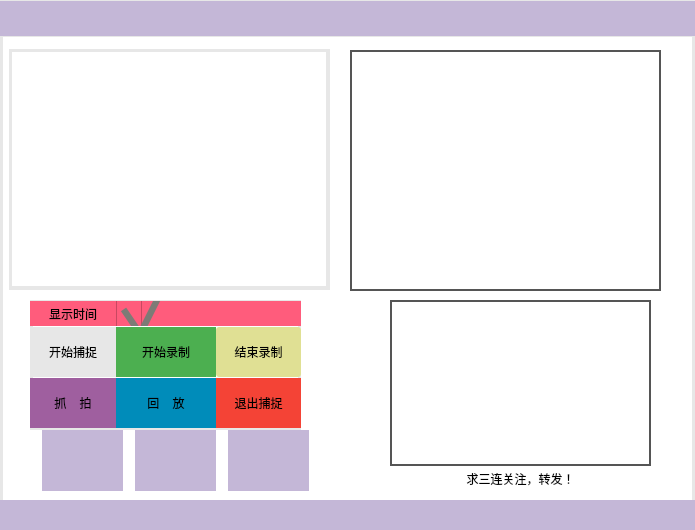
<?xml version="1.0" encoding="UTF-8"?>
<ui version="4.0">
 <class>Widget</class>
 <widget class="QWidget" name="Widget">
  <property name="geometry">
   <rect>
    <x>0</x>
    <y>0</y>
    <width>695</width>
    <height>530</height>
   </rect>
  </property>
  <property name="windowTitle">
   <string>Widget</string>
  </property>
  <property name="styleSheet">
   <string notr="true">background-color: rgb(255,255,255);
border: 3px solid #e7e7e7;

</string>
  </property>
  <widget class="QWidget" name="gridLayoutWidget">
   <property name="geometry">
    <rect>
     <x>30</x>
     <y>300</y>
     <width>271</width>
     <height>131</height>
    </rect>
   </property>
   <layout class="QGridLayout" name="gridLayout">
    <property name="sizeConstraint">
     <enum>QLayout::SetDefaultConstraint</enum>
    </property>
    <property name="spacing">
     <number>0</number>
    </property>
    <item row="0" column="1">
     <widget class="QCheckBox" name="checkBox">
      <property name="maximumSize">
       <size>
        <width>100</width>
        <height>25</height>
       </size>
      </property>
      <property name="styleSheet">
       <string notr="true">QCheckBox{
    spacing: 5px;
    font-size: 15px;
	font: 10pt &quot;Microsoft YaHei UI&quot;;
	color: rgb(150,148,141);
	background-color: rgb(255,92,124);
	border:0px;
}
/*checkbox样式设置*/
QCheckBox::indicator { 
    width: 26px;
    height: 50px;
}
/*未选中*/
QCheckBox::indicator::unchecked {   
	image: url(:/UI组件/uiComponents/unchecked.png);
}
/*选中*/
QCheckBox::indicator::checked { 
	image: url(:/UI组件/uiComponents/checked.png);
}</string>
      </property>
      <property name="text">
       <string/>
      </property>
      <property name="checked">
       <bool>true</bool>
      </property>
     </widget>
    </item>
    <item row="2" column="0">
     <widget class="QPushButton" name="takePhotosButton">
      <property name="maximumSize">
       <size>
        <width>100</width>
        <height>50</height>
       </size>
      </property>
      <property name="styleSheet">
       <string notr="true">QPushButton { 
	font: 12pt &quot;Microsoft YaHei UI&quot;;
	border-radius:0px;
	background-color: #9F5F9F; 
    color: black; 
    border: none;
} 
QPushButton:hover { 
	/*background-color: rgb(139,126,68); */
	background-color:#871F78;
    color: white;
	
}

QPushButton:pressed {  

    /* 改变边框风格 */  
    border-style:inset;  

    /* 使文字有一点移动 */  
    padding-left:3px;  
    padding-top:3px;  
}  
QPushButton:disabled {
	border: 2px solid #f44336;
	 background-color: #f44336;
     color: white;
	 opacity: 0.9;
}</string>
      </property>
      <property name="text">
       <string>抓    拍</string>
      </property>
     </widget>
    </item>
    <item row="0" column="0">
     <widget class="QLabel" name="label">
      <property name="maximumSize">
       <size>
        <width>100</width>
        <height>25</height>
       </size>
      </property>
      <property name="styleSheet">
       <string notr="true">font: 12pt &quot;Microsoft YaHei UI&quot;;
background-color: rgb(255,92,124);
border:0px</string>
      </property>
      <property name="text">
       <string>显示时间</string>
      </property>
      <property name="alignment">
       <set>Qt::AlignCenter</set>
      </property>
     </widget>
    </item>
    <item row="0" column="2">
     <widget class="QLabel" name="label_5">
      <property name="styleSheet">
       <string notr="true">font: 12pt &quot;Microsoft YaHei UI&quot;;
background-color: rgb(255,92,124);
border:0px</string>
      </property>
      <property name="text">
       <string/>
      </property>
     </widget>
    </item>
    <item row="1" column="2">
     <widget class="QPushButton" name="endRecordBtn">
      <property name="maximumSize">
       <size>
        <width>100</width>
        <height>50</height>
       </size>
      </property>
      <property name="styleSheet">
       <string notr="true">QPushButton { 
	font: 12pt &quot;Microsoft YaHei UI&quot;;
	border-radius: 3px;
	background-color: #e0e094; 
    color: black; 
    border: none;
} 
QPushButton:hover { 
	/*background-color: rgb(139,126,68); */
	background-color: rgb(251,114,153);
    color: white;
	
}

QPushButton:pressed {  

    /* 改变边框风格 */  
    border-style:inset;  

    /* 使文字有一点移动 */  
    padding-left:3px;  
    padding-top:3px;  
}  
QPushButton:disabled {
	border: 2px solid #f44336;
	 background-color: #f44336;
     color: white;
	 opacity: 0.9;
}</string>
      </property>
      <property name="text">
       <string>结束录制</string>
      </property>
     </widget>
    </item>
    <item row="1" column="1">
     <widget class="QPushButton" name="recordButton">
      <property name="sizePolicy">
       <sizepolicy hsizetype="Expanding" vsizetype="Expanding">
        <horstretch>0</horstretch>
        <verstretch>0</verstretch>
       </sizepolicy>
      </property>
      <property name="maximumSize">
       <size>
        <width>100</width>
        <height>50</height>
       </size>
      </property>
      <property name="styleSheet">
       <string notr="true">QPushButton { 
	font: 12pt &quot;Microsoft YaHei UI&quot;;
	border-radius:0px;
	background-color: #4CAF50;; 
    color: black; 
    border: none;
} 
QPushButton:hover { 
	/*background-color: rgb(139,126,68); */
	background-color: #3e8e41;
    color: white;
	
}

QPushButton:pressed {  

    /* 改变边框风格 */  
    border-style:inset;  

    /* 使文字有一点移动 */  
    padding-left:3px;  
    padding-top:3px;  
}  
QPushButton:disabled {
	border: 2px solid #f44336;
	 background-color: #f44336;
     color: white;
	 opacity: 0.9;
}</string>
      </property>
      <property name="text">
       <string>开始录制</string>
      </property>
     </widget>
    </item>
    <item row="2" column="2">
     <widget class="QPushButton" name="exitButton">
      <property name="maximumSize">
       <size>
        <width>100</width>
        <height>50</height>
       </size>
      </property>
      <property name="styleSheet">
       <string notr="true">QPushButton { 
	font: 12pt &quot;Microsoft YaHei UI&quot;;
	border-radius: 0px;
	background-color: #f44336; 
    color: black; 
    border: none;
} 
QPushButton:hover { 
	/*background-color: rgb(139,126,68); */
	background-color: rgb(255,0,0);
    color: white;
	
}

QPushButton:pressed {  

    /* 改变边框风格 */  
    border-style:inset;  

    /* 使文字有一点移动 */  
    padding-left:3px;  
    padding-top:3px;  
}  
QPushButton:disabled {
	border: 2px solid #f44336;
	 background-color: #f44336;
     color: white;
	 opacity: 0.9;
}</string>
      </property>
      <property name="text">
       <string>退出捕捉</string>
      </property>
     </widget>
    </item>
    <item row="2" column="1">
     <widget class="QPushButton" name="replayButton">
      <property name="sizePolicy">
       <sizepolicy hsizetype="Expanding" vsizetype="Expanding">
        <horstretch>0</horstretch>
        <verstretch>0</verstretch>
       </sizepolicy>
      </property>
      <property name="maximumSize">
       <size>
        <width>100</width>
        <height>50</height>
       </size>
      </property>
      <property name="styleSheet">
       <string notr="true">QPushButton { 
	font: 12pt &quot;Microsoft YaHei UI&quot;;
	border-radius: 0px;
	background-color: #008CBA; 
    color:black; 
    border: none;
} 
QPushButton:hover { 
	/*background-color: rgb(139,126,68); */
	background-color:#8F8FBD;
    color: white;
	
}

QPushButton:pressed {  

    /* 改变边框风格 */  
    border-style:inset;  

    /* 使文字有一点移动 */  
    padding-left:3px;  
    padding-top:3px;  
}  
QPushButton:disabled {
	border: 2px solid #f44336;
	 background-color: #f44336;
     color: white;
	 opacity: 0.9;
}</string>
      </property>
      <property name="text">
       <string>回    放</string>
      </property>
     </widget>
    </item>
    <item row="1" column="0">
     <widget class="QPushButton" name="startCaptureButton">
      <property name="maximumSize">
       <size>
        <width>100</width>
        <height>50</height>
       </size>
      </property>
      <property name="styleSheet">
       <string notr="true">QPushButton { 
	font: 12pt &quot;Microsoft YaHei UI&quot;;
	border-radius:0px;
	background-color:#e7e7e7; 
    color: black; 
    border: none;
} 
QPushButton:hover { 
	/*background-color: rgb(139,126,68); */
	background-color:#555555;
    color: white;
	
}

QPushButton:pressed {  

    /* 改变边框风格 */  
    border-style:inset;  

    /* 使文字有一点移动 */  
    padding-left:3px;  
    padding-top:3px;  
}  
QPushButton:disabled {
	border: 2px solid #f44336;
	 background-color: #f44336;
     color: white;
	 opacity: 0.9;
}</string>
      </property>
      <property name="text">
       <string>开始捕捉</string>
      </property>
     </widget>
    </item>
   </layout>
  </widget>
  <widget class="QWidget" name="verticalLayoutWidget">
   <property name="geometry">
    <rect>
     <x>9</x>
     <y>49</y>
     <width>321</width>
     <height>241</height>
    </rect>
   </property>
   <layout class="QVBoxLayout" name="verticalLayout">
    <item>
     <widget class="QLabel" name="label_2">
      <property name="maximumSize">
       <size>
        <width>320</width>
        <height>240</height>
       </size>
      </property>
      <property name="text">
       <string/>
      </property>
     </widget>
    </item>
   </layout>
  </widget>
  <widget class="QTextBrowser" name="textBrowser">
   <property name="geometry">
    <rect>
     <x>350</x>
     <y>50</y>
     <width>311</width>
     <height>241</height>
    </rect>
   </property>
   <property name="styleSheet">
    <string notr="true">border: 2px solid #555555;

font: 12pt &quot;Consolas&quot;;</string>
   </property>
   <property name="html">
    <string>&lt;!DOCTYPE HTML PUBLIC &quot;-//W3C//DTD HTML 4.0//EN&quot; &quot;http://www.w3.org/TR/REC-html40/strict.dtd&quot;&gt;
&lt;html&gt;&lt;head&gt;&lt;meta name=&quot;qrichtext&quot; content=&quot;1&quot; /&gt;&lt;style type=&quot;text/css&quot;&gt;
p, li { white-space: pre-wrap; }
&lt;/style&gt;&lt;/head&gt;&lt;body style=&quot; font-family:'Consolas'; font-size:12pt; font-weight:400; font-style:normal;&quot;&gt;
&lt;p style=&quot;-qt-paragraph-type:empty; margin-top:0px; margin-bottom:0px; margin-left:0px; margin-right:0px; -qt-block-indent:0; text-indent:0px;&quot;&gt;&lt;br /&gt;&lt;/p&gt;&lt;/body&gt;&lt;/html&gt;</string>
   </property>
  </widget>
  <widget class="QWidget" name="verticalWidget_2" native="true">
   <property name="geometry">
    <rect>
     <x>390</x>
     <y>300</y>
     <width>261</width>
     <height>191</height>
    </rect>
   </property>
   <property name="styleSheet">
    <string notr="true">border:0px</string>
   </property>
   <layout class="QVBoxLayout" name="verticalLayout_2">
    <property name="spacing">
     <number>0</number>
    </property>
    <item>
     <widget class="QLabel" name="label_3">
      <property name="styleSheet">
       <string notr="true">border: 2px solid #555555;
image: url(:/UI组件/uiComponents/bilibili.jpg);</string>
      </property>
      <property name="text">
       <string/>
      </property>
     </widget>
    </item>
    <item>
     <widget class="QLabel" name="label_4">
      <property name="maximumSize">
       <size>
        <width>16777215</width>
        <height>25</height>
       </size>
      </property>
      <property name="styleSheet">
       <string notr="true">font: 10pt &quot;Microsoft YaHei UI&quot;;
border:0px</string>
      </property>
      <property name="text">
       <string>求三连关注，转发！</string>
      </property>
      <property name="alignment">
       <set>Qt::AlignCenter</set>
      </property>
     </widget>
    </item>
   </layout>
  </widget>
  <widget class="QLabel" name="label_8">
   <property name="geometry">
    <rect>
     <x>0</x>
     <y>500</y>
     <width>701</width>
     <height>31</height>
    </rect>
   </property>
   <property name="sizePolicy">
    <sizepolicy hsizetype="Expanding" vsizetype="Preferred">
     <horstretch>0</horstretch>
     <verstretch>0</verstretch>
    </sizepolicy>
   </property>
   <property name="styleSheet">
    <string notr="true">background-color:rgb(196,183,215);
border:none</string>
   </property>
   <property name="text">
    <string/>
   </property>
  </widget>
  <widget class="QWidget" name="horizontalLayoutWidget">
   <property name="geometry">
    <rect>
     <x>0</x>
     <y>0</y>
     <width>701</width>
     <height>37</height>
    </rect>
   </property>
   <layout class="QHBoxLayout" name="horizontalLayout">
    <property name="spacing">
     <number>0</number>
    </property>
    <item>
     <widget class="QLabel" name="label_7">
      <property name="sizePolicy">
       <sizepolicy hsizetype="Preferred" vsizetype="Preferred">
        <horstretch>0</horstretch>
        <verstretch>0</verstretch>
       </sizepolicy>
      </property>
      <property name="maximumSize">
       <size>
        <width>16777215</width>
        <height>35</height>
       </size>
      </property>
      <property name="styleSheet">
       <string notr="true">background-color:rgb(196,183,215);
border:0px</string>
      </property>
      <property name="text">
       <string/>
      </property>
     </widget>
    </item>
    <item>
     <widget class="QPushButton" name="menuSmallButton">
      <property name="maximumSize">
       <size>
        <width>50</width>
        <height>35</height>
       </size>
      </property>
      <property name="styleSheet">
       <string notr="true">QPushButton { 
    border:0px solid;
	background-color:rgb(196,183,215);
	image: url(:/UI组件/uiComponents/small.png);
} 
QPushButton:hover { 
	image: url(:/UI组件/uiComponents/small_hover.png);
}</string>
      </property>
      <property name="text">
       <string/>
      </property>
     </widget>
    </item>
    <item>
     <widget class="QPushButton" name="menuExitButton">
      <property name="maximumSize">
       <size>
        <width>55</width>
        <height>35</height>
       </size>
      </property>
      <property name="styleSheet">
       <string notr="true">QPushButton { 
    border:0px solid;
	background-color:rgb(196,183,215);
	background-image: url(:/UI组件/uiComponents/close.png);
} 
QPushButton:hover { 
	
	background-image: url(:/UI组件/uiComponents/close_hover.png);
}</string>
      </property>
      <property name="text">
       <string/>
      </property>
     </widget>
    </item>
   </layout>
  </widget>
  <widget class="QWidget" name="horizontalWidget_2" native="true">
   <property name="geometry">
    <rect>
     <x>30</x>
     <y>430</y>
     <width>291</width>
     <height>61</height>
    </rect>
   </property>
   <property name="styleSheet">
    <string notr="true">border:0px</string>
   </property>
   <layout class="QHBoxLayout" name="horizontalLayout_2">
    <property name="spacing">
     <number>0</number>
    </property>
    <item>
     <widget class="QPushButton" name="pushButton_6">
      <property name="sizePolicy">
       <sizepolicy hsizetype="Expanding" vsizetype="Expanding">
        <horstretch>0</horstretch>
        <verstretch>0</verstretch>
       </sizepolicy>
      </property>
      <property name="maximumSize">
       <size>
        <width>81</width>
        <height>16777215</height>
       </size>
      </property>
      <property name="styleSheet">
       <string notr="true">QPushButton { 
    border:0px solid;
	background-color:rgb(196,183,215);
	background-image: url(:/UI组件/uiComponents/praise.png);
border:0px;
} 
QPushButton:hover { 
	background-image: url(:/UI组件/uiComponents/praise_hover.png);
}
</string>
      </property>
      <property name="text">
       <string/>
      </property>
      <property name="checkable">
       <bool>true</bool>
      </property>
      <property name="autoExclusive">
       <bool>true</bool>
      </property>
     </widget>
    </item>
    <item>
     <widget class="QPushButton" name="pushButton_5">
      <property name="sizePolicy">
       <sizepolicy hsizetype="Expanding" vsizetype="Expanding">
        <horstretch>0</horstretch>
        <verstretch>0</verstretch>
       </sizepolicy>
      </property>
      <property name="maximumSize">
       <size>
        <width>81</width>
        <height>16777215</height>
       </size>
      </property>
      <property name="styleSheet">
       <string notr="true">QPushButton { 
    border:0px solid;
	background-color:rgb(196,183,215);
	background-image: url(:/UI组件/uiComponents/coins.png);
border:0px;
} 
QPushButton:hover { 
	background-image: url(:/UI组件/uiComponents/coins_hover.png);
}
</string>
      </property>
      <property name="text">
       <string/>
      </property>
      <property name="checkable">
       <bool>true</bool>
      </property>
      <property name="autoExclusive">
       <bool>true</bool>
      </property>
     </widget>
    </item>
    <item>
     <widget class="QPushButton" name="pushButton_4">
      <property name="sizePolicy">
       <sizepolicy hsizetype="Minimum" vsizetype="Expanding">
        <horstretch>0</horstretch>
        <verstretch>0</verstretch>
       </sizepolicy>
      </property>
      <property name="maximumSize">
       <size>
        <width>81</width>
        <height>16777215</height>
       </size>
      </property>
      <property name="styleSheet">
       <string notr="true">QPushButton { 
    border:0px solid;
	background-color:rgb(196,183,215);
	background-image: url(:/UI组件/uiComponents/collect.png);
	border:0px;
} 
QPushButton:hover { 
	
	background-image: url(:/UI组件/uiComponents/collect_hover.png);
}
</string>
      </property>
      <property name="text">
       <string/>
      </property>
      <property name="checkable">
       <bool>true</bool>
      </property>
      <property name="autoExclusive">
       <bool>true</bool>
      </property>
     </widget>
    </item>
   </layout>
  </widget>
 </widget>
 <resources/>
 <connections/>
</ui>
